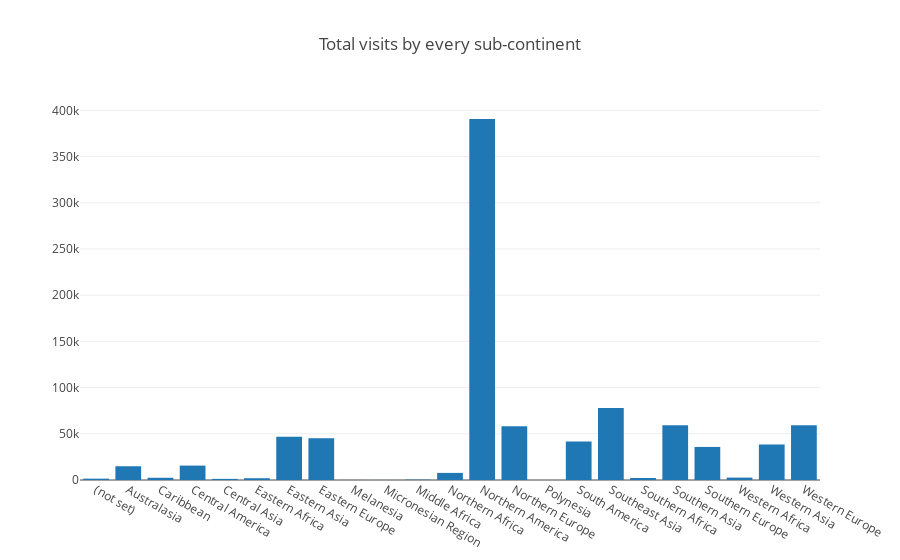

Notebook code for this chart:
### Code cell
#Using plotly, Total number of sub-Continent visited

data = [go.Bar(
            x=totalsubContinentVisited.index,
            y=totalsubContinentVisited
    )]

layout = go.Layout(
    title='Total visits by every sub-continent',
)

fig = go.Figure(data=data, layout=layout)
iplot(fig, filename='Total sub-Continent visited')

### Figure 1 — Plotly figure (JSON) as saved in the notebook; plotly's stock layout.template omitted (floating-point values rounded to 4 significant figures)
{"data": [{"type": "bar", "uid": "68a43e98-d20a-11e8-8284-d31cbcef2f28", "x": ["(not set)", "Australasia", "Caribbean", "Central America", "Central Asia", "Eastern Africa", "Eastern Asia", "Eastern Europe", "Melanesia", "Micronesian Region", "Middle Africa", "Northern Africa", "Northern America", "Northern Europe", "Polynesia", "South America", "Southeast Asia", "Southern Africa", "Southern Asia", "Southern Europe", "Western Africa", "Western Asia", "Western Europe"], "y": [1468, 14893, 2406, 15583, 1215, 1927, 46919, 45249, 81, 55, 393, 7683, 390657, 58168, 25, 41731, 77800, 2169, 59321, 35780, 2573, 38443, 59114]}], "layout": {"title": "Total visits by every sub-continent"}}
